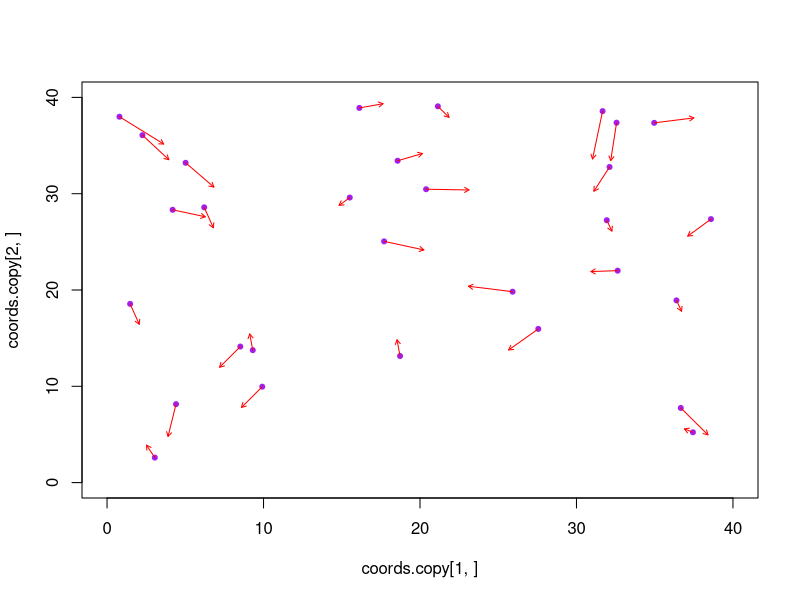
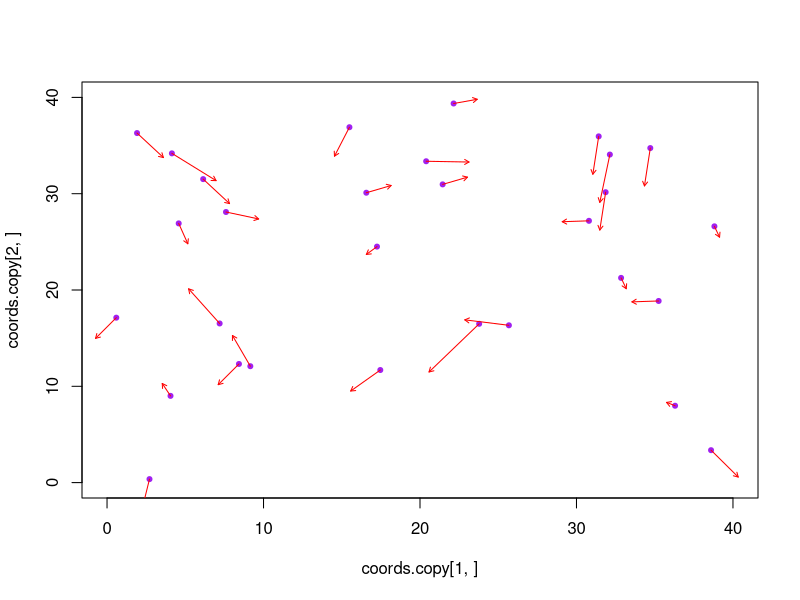
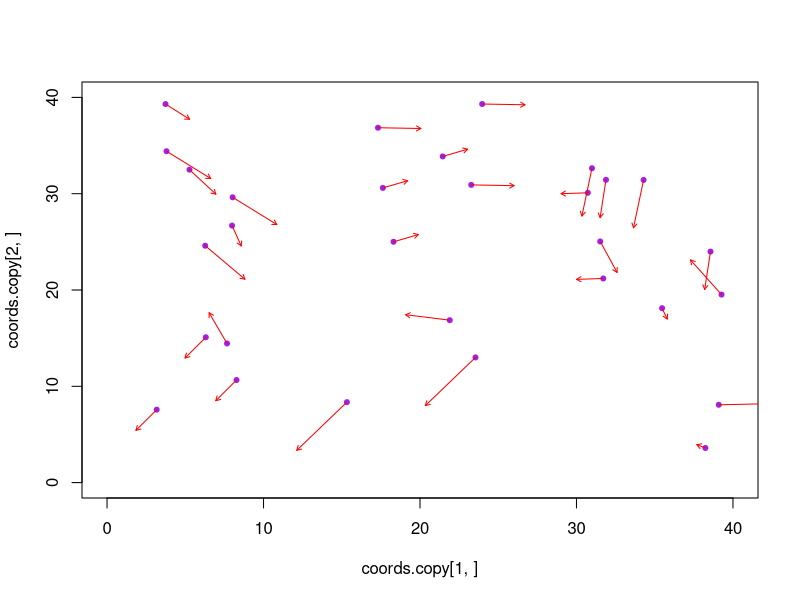
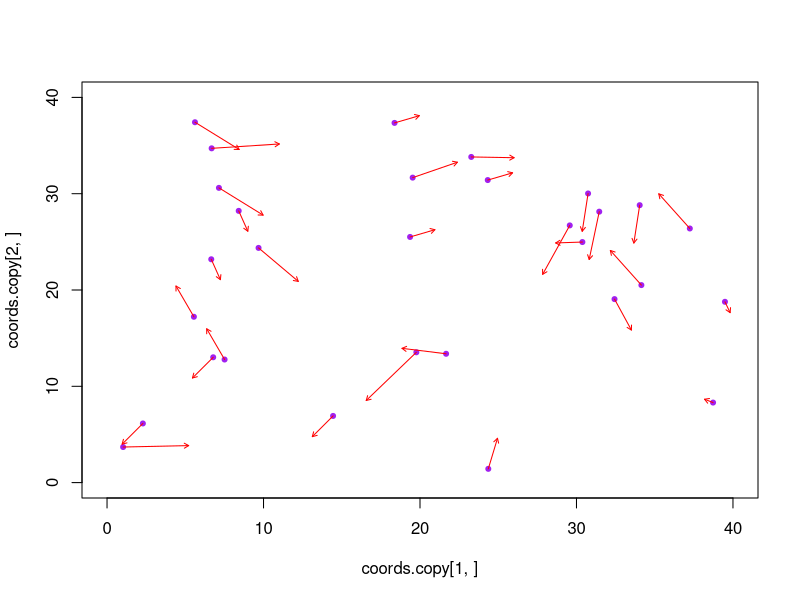
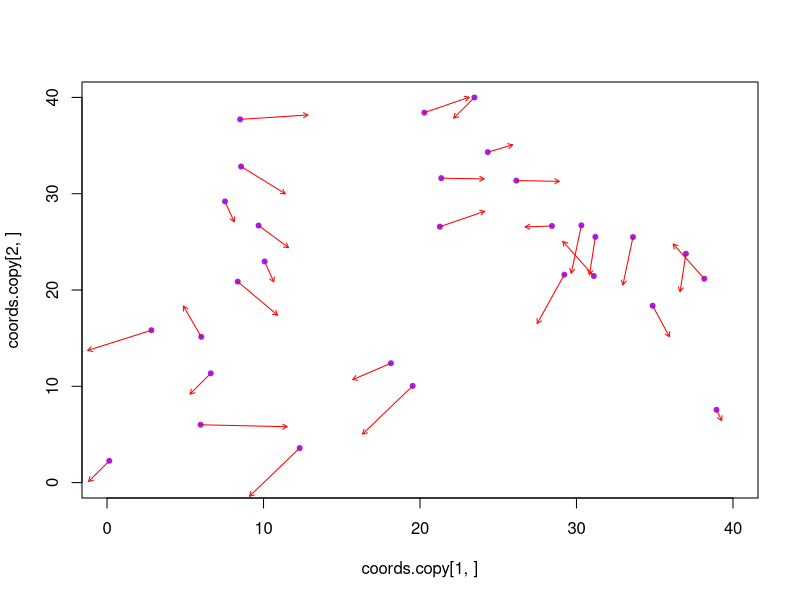
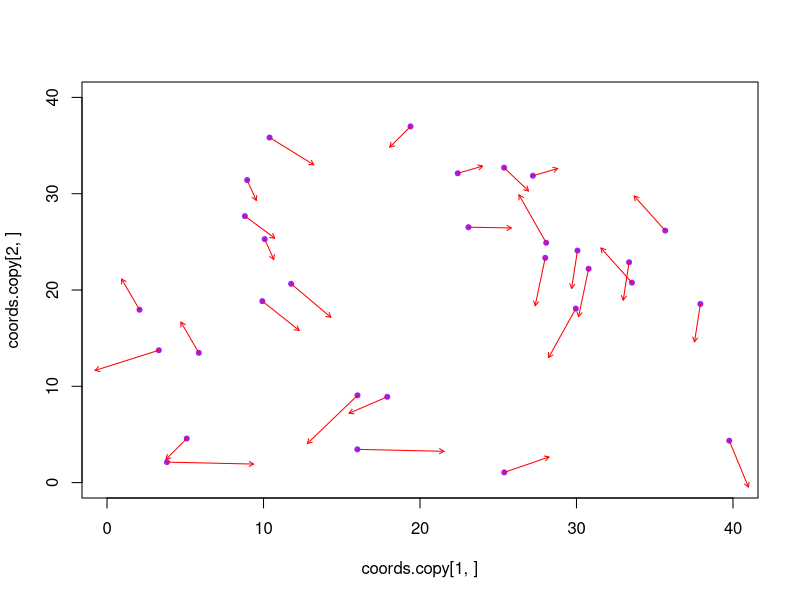
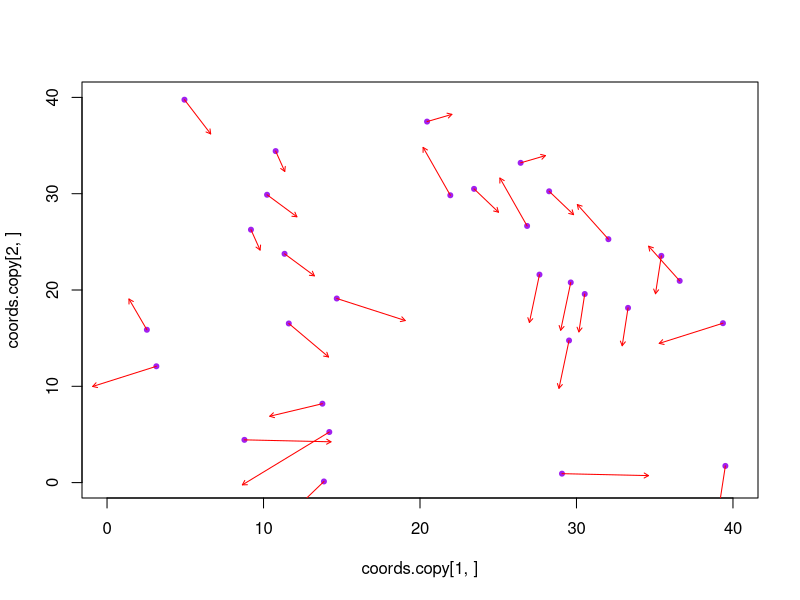
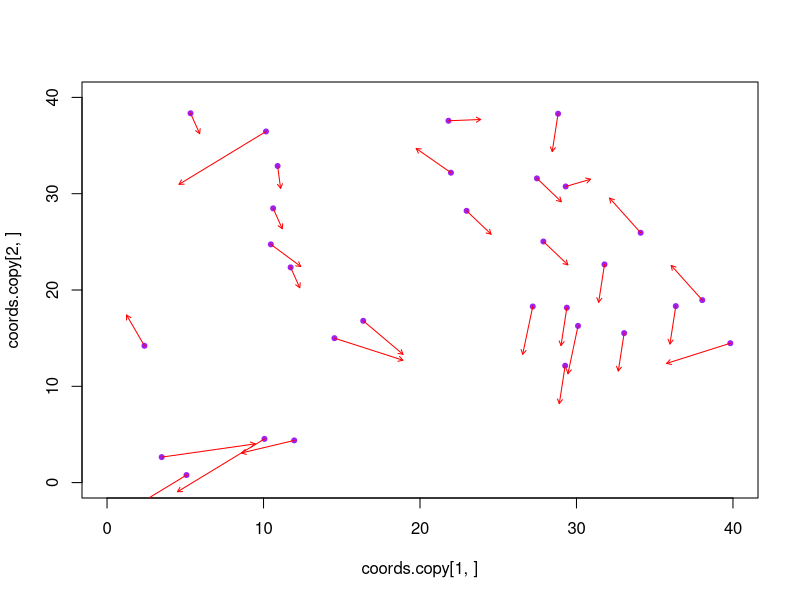

Reproduce these figures in R, in order.
# ---
# Particle Swarm Optimization
# Based on "Particle Swarm Optimization" by J.Kennedy and R.Eberhart
# ---

# -- Target function -- 
target = function(x, y){
  x^2 + y^2
}

# -- Random initialization of particles and velocity -- 
n.particles = 30
rows = 2
upper = 40
lower = 0
coords = matrix(runif(n.particles * rows, lower, upper), nrow=2, ncol=n.particles)
velocity = matrix(runif(n.particles * rows, -2, 2), nrow=2, ncol=n.particles)


# -- Testing Nearest Neighbor Velocity Matching and Craziness -- 
# nn.index returns a vector containing the index of the nearest neighbor for each particle
nn.index = function(coord.matrix){
  rows = ncol(coord.matrix)
  cols = ncol(coord.matrix)
  
  dist.matrix = matrix(0, nrow=rows, ncol=cols)
  argmin = c()
  
  # Euclidean distance
  for(i in 1:cols){
    for(j in 1:cols){
      if(i==j){
        dist.matrix[i, j] = Inf
      } else{
        dist.matrix[i, j] = ((coord.matrix[1, i] - coord.matrix[1, j])^2 + (coord.matrix[2, i] - coord.matrix[2, j])^2)^(1/2)
      }
    }
    # Argmin of current row
    argmin[i] = which.min(dist.matrix[i, ])
  }

  return(argmin)
}

# Loop
n.iterations = 20

coords.copy = coords
velocity.copy = velocity

n.crazy.particles = 4

for(i in 1:n.iterations){
  argmin = nn.index(coords.copy)
  velocity.copy = velocity.copy[, argmin]
  
  # Add craziness (stochastic variable -> randomly chosen velocities)
  crazy.particles = sample(1:n.particles, n.crazy.particles)
  craziness = matrix(runif(2 * n.crazy.particles, -2, 2), nrow=2, ncol=n.crazy.particles)
  velocity.copy[, crazy.particles] = velocity.copy[, crazy.particles] + craziness
  
  # %% keeps torus structure 
  coords.copy = (coords.copy + velocity.copy) %% upper
  
  plot(coords.copy[1, ], 
       coords.copy[2, ], 
       xlim = c(lower, upper), 
       ylim = c(lower, upper),
       pch = 20, 
       col = "purple")
  
  # Movement arrows
  arrows(x0 = coords.copy[1, ], 
         y0 = coords.copy[2, ], 
         x1 = coords.copy[1, ] + velocity.copy[1, ] * 1.5, 
         y1 = coords.copy[2, ] + velocity.copy[2, ] * 1.5, 
         length = 0.05, 
         col = "red")
  
  Sys.sleep(0.8)
}

# -- Testing Cornfield Vector --
# Evaluation function
evaluation = function(coords){
  presentx = coords[1, ]
  presenty = coords[2, ]
  # Roost located at (20, 20)
  return(sqrt((presentx - 20)^2) + sqrt((presenty - 20)^2))
}

# Update function
update = function(coords, pbestx, pbesty, gbest, p.increment, g.increment, velocity.matrix){
  presentx = coords[1, ]
  presenty = coords[2, ]
  n.particles = length(presentx)
  
  # Random value for each particle
  rand.ix = runif(n.particles, 0, 1)
  rand.iy = runif(n.particles, 0, 1)
  rand.gx = runif(n.particles, 0, 1)
  rand.gy = runif(n.particles, 0, 1)
  
  # Individual memory
  velocity.matrix[1, ] = ifelse(presentx > pbestx, 
                                velocity.matrix[1, ] - rand.ix * p.increment, 
                                velocity.matrix[1, ] + rand.ix * p.increment)
  
  velocity.matrix[2, ] = ifelse(presenty > pbesty, 
                                velocity.matrix[2, ] - rand.iy * p.increment, 
                                velocity.matrix[2, ] + rand.iy * p.increment)
  
  # Global memory
  velocity.matrix[1, ] = ifelse(presentx > pbestx[gbest], 
                                velocity.matrix[1, ] - rand.gx * g.increment, 
                                velocity.matrix[1, ] + rand.gx * g.increment)
  
  velocity.matrix[2, ] = ifelse(presenty > pbesty[gbest],
                                velocity.matrix[2, ] - rand.gy * g.increment,
                                velocity.matrix[2, ] + rand.gy * g.increment)
  
  return(velocity.matrix)
}

# Loop
coords.copy = coords
velocity.copy = velocity

# Initialize values
# pbest keeps the best global value and gbest its index
# pbestx and pbesty keep the best x and y coords individually
pbest = evaluation(coords.copy)
gbest = which.min(pbest)
pbestx = coords.copy[1, ]
pbesty = coords.copy[2, ]
p.increment = 1
g.increment = 1

n.iterations = 50

for(i in 1:n.iterations){
  
  velocity.copy = update(coords.copy, pbestx, pbesty, gbest, p.increment, g.increment, velocity.copy)
  coords.copy = (coords.copy + velocity.copy) %% upper
  
  current.pbest = evaluation(coords.copy)
  
  # Check if current.pbest is better than pbest
  better = which(current.pbest < pbest)
  
  # Update values
  pbest[better] = current.pbest[better]
  pbestx[better] = coords.copy[1, better]
  pbesty[better] = coords.copy[2, better]
  
  # Update gbest
  gbest = which.min(pbest)
  
  plot(coords.copy[1, ], 
       coords.copy[2, ], 
       xlim = c(lower, upper), 
       ylim = c(lower, upper),
       pch = 20, 
       col = "purple")
  
  # Roost
  points(20, 20, pch = 19, cex = 2, col = "violet")
  
  Sys.sleep(0.5)
}
